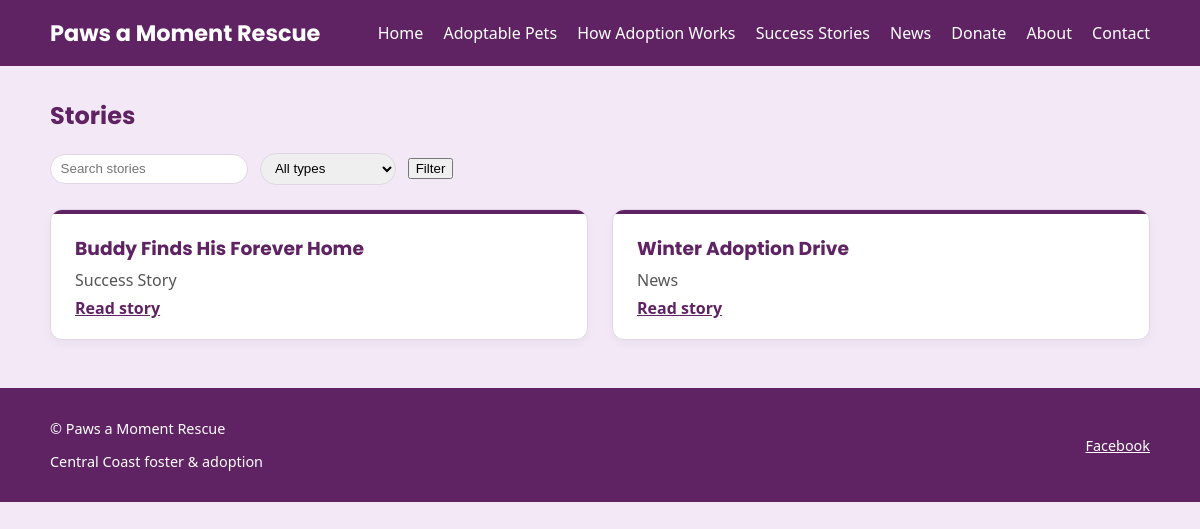
Screenshot of /stories/ with the database file from the repository.
### stories/models.py (models this page shows, shortened)
class Story(models.Model):
    TYPE_NEWS = "news"
    TYPE_SUCCESS = "success"
    TYPE_CHOICES = [
        (TYPE_NEWS, "News"),
        (TYPE_SUCCESS, "Success Story"),
    ]
    title = models.CharField(max_length=200)
    slug = models.SlugField(unique=True)
    type = models.CharField(max_length=20, choices=TYPE_CHOICES, default=TYPE_NEWS)
    body = models.TextField()
    is_published = models.BooleanField(default=False)
    published_at = models.DateTimeField(null=True, blank=True)
    related_animal = models.ForeignKey(Animal, null=True, blank=True, on_delete=models.SET_NULL)
    created_at = models.DateTimeField(auto_now_add=True)
    updated_at = models.DateTimeField(auto_now=True)
    class Meta:
        ordering = ["-published_at", "-created_at"]

### stories/views.py (the view)
# urls.py: path("", views.story_list, name="story_list"),
def story_list(request):
    stories = Story.objects.filter(is_published=True)
    story_type = request.GET.get("type") or ""
    q = request.GET.get("q") or ""
    if story_type:
        stories = stories.filter(type=story_type)
    if q:
        stories = stories.filter(Q(title__icontains=q) | Q(body__icontains=q))
    stories = stories.order_by("-published_at", "-created_at")
    paginator = Paginator(stories, 10)
    page_number = request.GET.get("page") or 1
    try:
        page_obj = paginator.page(page_number)
    except (PageNotAnInteger, EmptyPage):
        page_obj = paginator.page(1)
    context = {
        "stories": page_obj,
        "page_obj": page_obj,
        "paginator": paginator,
        "type": story_type,
        "q": q,
    }
    return render(request, "stories/story_list.html", context)

### stories/templates/stories/story_list.html (shortened to what this page needs)
{% extends "core/base.html" %}
{% block content %}
<h2>Stories</h2>
<form method="get" class="filters" aria-label="Filter stories">
    <input type="text" name="q" value="{{ q }}" placeholder="Search stories" />
    <select name="type">
        <option value="">All types</option>
    </select>
    <button type="submit">Filter</button>
</form>
<ul class="item-list card-list">
    {% for story in stories %}
        <li class="card story-card">
            <div class="card-accent"></div>
            <div class="card-body">
                <h3 class="card-title">{{ story.title }}</h3>
                <p class="card-meta">{{ story.get_type_display }}</p>
                <a class="btn btn-link" href="{% url 'stories:story_detail' slug=story.slug %}">Read story</a>
            </div>
        </li>
    {% empty %}
        <li>No stories published yet.</li>
    {% endfor %}
</ul>
{% endblock %}

### static/css/styles.css (style rules this page uses)
body { font-family: system-ui, -apple-system, BlinkMacSystemFont, "Segoe UI", sans-serif; margin: 0; padding: 0; background-color: #f3e8f5; color: #222222; }
h1, h2, h3, h4 { font-family: "Poppins", system-ui, -apple-system, BlinkMacSystemFont, "Segoe UI", sans-serif; color: #5f2363; }
.btn { display: inline-block; padding: 0.6rem 1.2rem; border-radius: 999px; border: none; text-decoration: none; font-weight: 600; cursor: pointer; }
.btn-link { background: none; border: none; padding: 0; color: #5f2363; text-decoration: underline; cursor: pointer; }
.item-list { list-style: none; padding: 0; }
.card-list { display: grid; grid-template-columns: repeat(auto-fit, minmax(240px, 1fr)); gap: 1.5rem; }
.card { background-color: #ffffff; border-radius: 12px; box-shadow: 0 4px 10px rgba(0, 0, 0, 0.04); overflow: hidden; border: 1px solid #e2d6e6; }
.card-accent { height: 4px; background-color: #5f2363; }
.card-body { padding: 1.25rem 1.5rem; }
.card-title { margin-top: 0; margin-bottom: 0.4rem; }
.card-meta { margin: 0 0 0.4rem; color: #555; }
.filters { margin-bottom: 1.5rem; }
.filters input, .filters select { margin-right: 0.5rem; padding: 0.4rem 0.6rem; border-radius: 999px; border: 1px solid #e2d6e6; }

### rows the page displays
Story: title "Buddy Finds His Forever Home", type "Success Story"
Story: title "Winter Adoption Drive", type "News"
